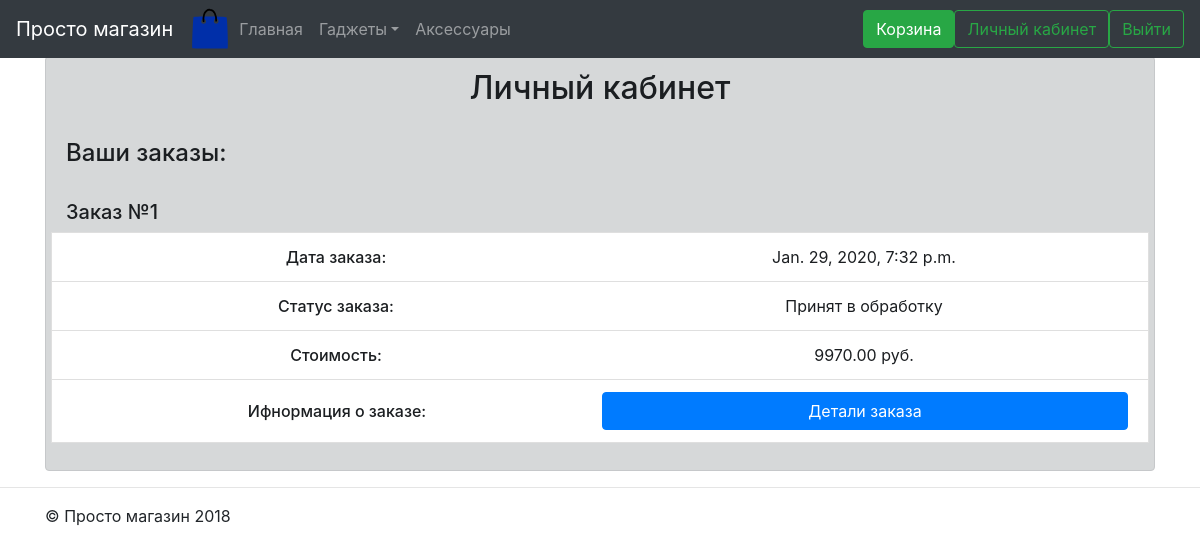
The app's page /account/ (signed in) with its own data.
### app/models.py (models this page shows)
class Order(models.Model):
    user = models.ForeignKey(settings.AUTH_USER_MODEL, on_delete=models.CASCADE)
    cart = models.ForeignKey(Cart, on_delete=models.CASCADE)
    total = models.DecimalField(max_digits=9, decimal_places=2, default=0)
    first_name = models.CharField(max_length=75)
    last_name = models.CharField(max_length=100)
    phone = models.CharField(max_length=15)
    buying_type = models.CharField(max_length=40, choices=(('Самовывоз', 'Самовывоз'), ('Доставка', 'Доставка')), default='Самовывоз')
    address = models.CharField(max_length=500, default='Самовывоз', blank=True)
    create_date = models.DateTimeField(auto_now_add=True)
    comment = models.TextField()
    status = models.CharField(max_length=100, choices=ORDER_STATUS_CHOICES, default='Принят в обработку')
    def __str__(self):
        return f'Заказ №{self.pk}'

### app/views.py (the view)
# urls.py: path('account/', account_view, name='account'),
def account_view(request):
    context = {}
    try:
        context['orders'] = Order.objects.filter(user=request.user).order_by('-pk')
    except:
        context['orders'] = None
    context['categories'] = Category.objects.all()
    return render(request, 'app/account.html', context)

### app/models.py (called while the page is built)
    def __str__(self):
        return self.title

### templates/app/account.html (shortened to what this page needs)
{% extends "_base.html" %}
{% load staticfiles %}
{% block content %}
<main role="main">
  <div class="container">
    <div class="alert alert-dark" role="alert">
      <h2 class="text-center">Личный кабинет</h2>
      <br>
      <h4>Ваши заказы:</h4>
      <ul class="list-group mb-3 ">
        {% for order in orders %}
          <br>
          <h5>{{ order }}</h5>
          <li class="list-group-item d-flex justify-content-xl-between lh-condensed row product-item align-items-center">
            <h6 class="my-0 col text-center">Дата заказа:</h6>
            <p class="my-0 col text-center">{{ order.create_date }}</p>
          </li>
          <li class="list-group-item d-flex justify-content-xl-between lh-condensed row product-item align-items-center">
            <h6 class="my-0 col text-center">Статус заказа:</h6>
            <p class="my-0 col text-center">{{ order.status }}</p>
          </li>
          <li class="list-group-item d-flex justify-content-xl-between lh-condensed row product-item align-items-center">
            <h6 class="my-0 col text-center">Стоимость:</h6>
            <p class="my-0 col text-center">{{ order.total }} руб.</p>
          </li>
          <li class="list-group-item d-flex justify-content-xl-between lh-condensed row product-item align-items-center">
            <h6 class="my-0 col text-center">Ифнормация о заказе:</h6>
            <button type="button" class="btn btn-primary col" data-toggle="modal" data-target="#exampleModalLongId{{order.pk}}">
              Детали заказа
            </button>
          </li>
        {% endfor %}
      </ul>
    </div>
  </div>
</main>
{% endblock %}

### static/main.css (style rules this page uses)
body { padding-top: 3.5rem; }

### records on screen
Order: id "Заказ №1", create_date "Jan. 29, 2020, 7:32 p.m.", status "Принят в обработку", total "9970.00"
